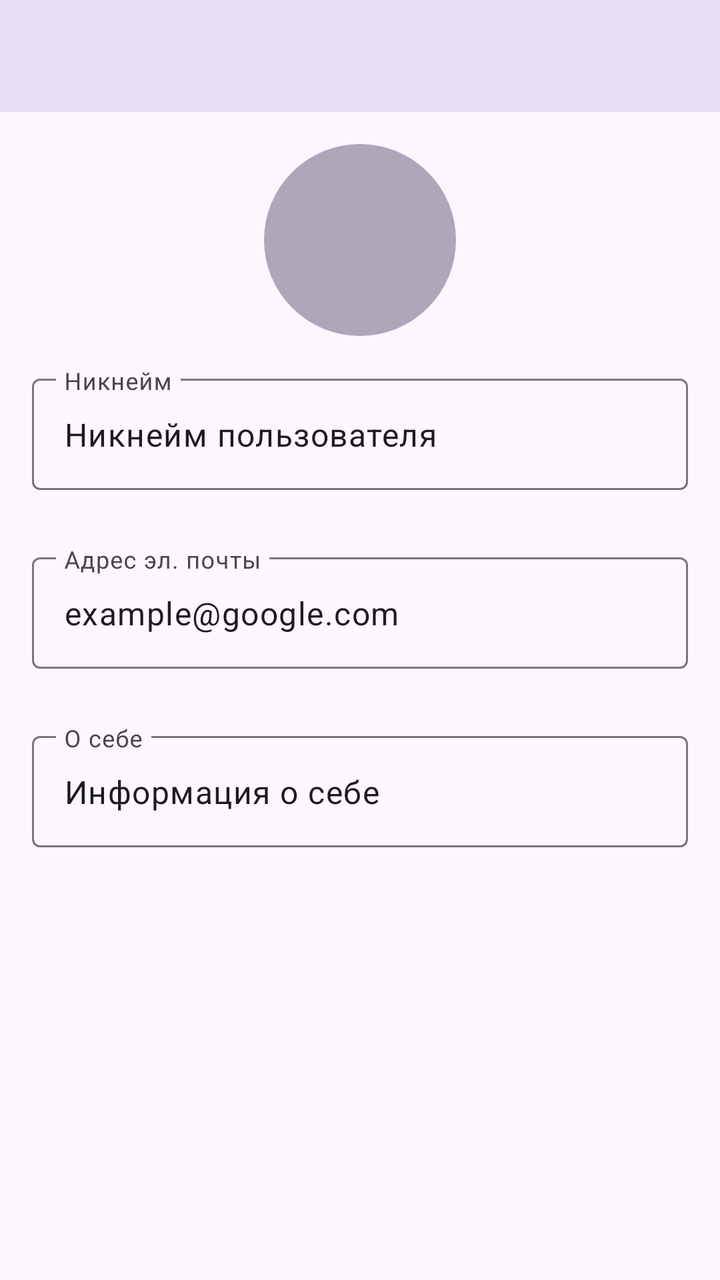
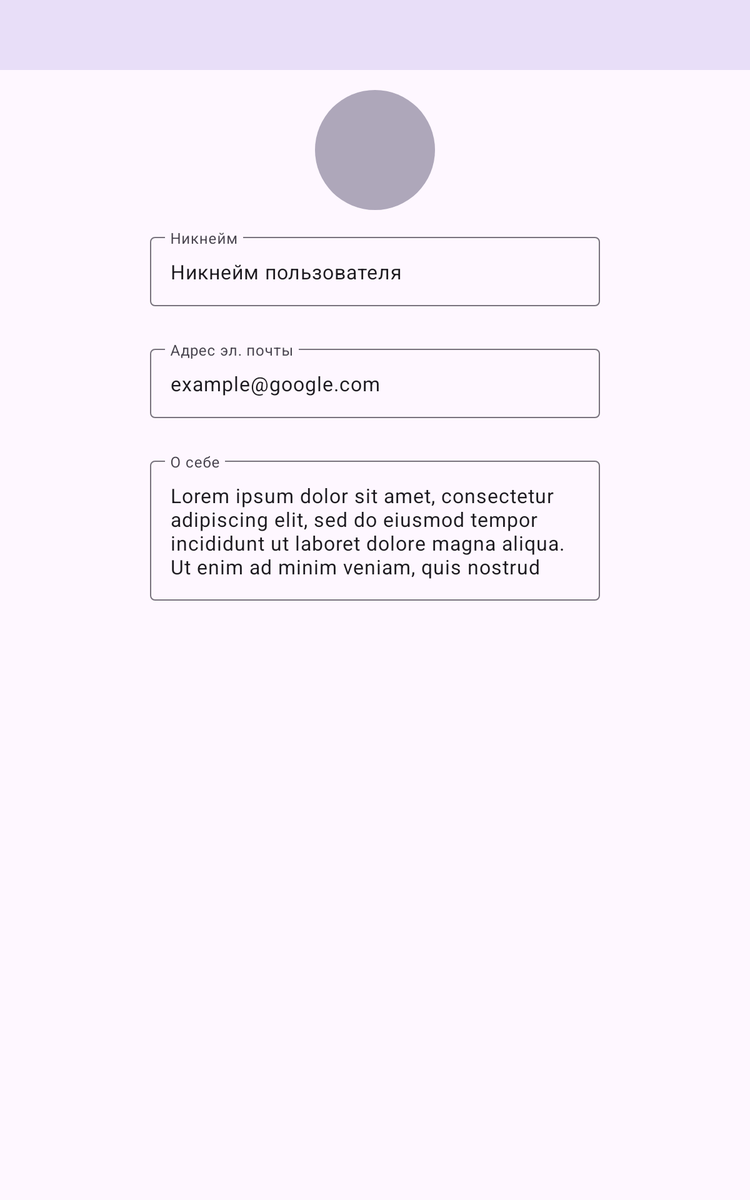

The same Android screen from two of the app's own layout files: first res/layout/ as a phone draws it, then the repository's variant for another configuration, drawn on a device whose configuration selects that folder. Both files follow.
<!-- AndroidManifest.xml: application theme Theme.GoComix -->
<!-- res/layout/fragment_profile_edit.xml -->
<?xml version="1.0" encoding="utf-8"?>
<layout xmlns:android="http://schemas.android.com/apk/res/android"
        xmlns:app="http://schemas.android.com/apk/res-auto"
        xmlns:tools="http://schemas.android.com/tools">

    <data>

    </data>

    <androidx.constraintlayout.widget.ConstraintLayout
            android:layout_width="match_parent"
            android:layout_height="match_parent">

        <androidx.constraintlayout.widget.Guideline
                android:id="@+id/start_guideline"
                android:layout_width="wrap_content"
                android:layout_height="wrap_content"
                android:orientation="vertical"
                app:layout_constraintGuide_begin="@dimen/edge_margin" />

        <androidx.constraintlayout.widget.Guideline
                android:id="@+id/end_guideline"
                android:layout_width="wrap_content"
                android:layout_height="wrap_content"
                android:orientation="vertical"
                app:layout_constraintGuide_end="@dimen/edge_margin" />

        <View
                android:id="@+id/profile_edit_top_bar"
                android:layout_width="match_parent"
                android:layout_height="@dimen/top_bar_height"
                android:background="@color/purple_800"
                app:layout_constraintTop_toTopOf="parent" />

        <ImageButton
                android:id="@+id/profile_edit_close_button"
                android:layout_width="@dimen/image_button_small_size"
                android:layout_height="@dimen/image_button_small_size"
                android:src="@drawable/ic_close"
                android:background="?attr/selectableItemBackgroundBorderless"
                android:contentDescription="@string/cancel_changes"
                app:layout_constraintEnd_toStartOf="@+id/end_guideline"
                app:layout_constraintTop_toTopOf="parent"
                app:layout_constraintBottom_toBottomOf="@+id/profile_edit_top_bar" />

        <ImageButton
                android:id="@+id/profile_edit_save_button"
                android:layout_width="@dimen/image_button_small_size"
                android:layout_height="@dimen/image_button_small_size"
                android:layout_marginEnd="@dimen/components_medium_margin"
                android:src="@drawable/ic_save"
                android:background="?attr/selectableItemBackgroundBorderless"
                app:layout_constraintEnd_toStartOf="@+id/profile_edit_close_button"
                app:layout_constraintTop_toTopOf="parent"
                app:layout_constraintBottom_toBottomOf="@+id/profile_edit_top_bar"
                android:contentDescription="@string/save_changes" />

        <ImageView
                android:id="@+id/profile_edit_image"
                android:layout_width="@dimen/profile_photo_large_size"
                android:layout_height="@dimen/profile_photo_large_size"
                android:layout_marginTop="@dimen/components_medium_margin"
                app:clipToOutline="@{true}"
                app:layout_constraintTop_toBottomOf="@+id/profile_edit_top_bar"
                app:layout_constraintStart_toStartOf="parent"
                app:layout_constraintEnd_toEndOf="parent"
                tools:src="@drawable/placeholder_profile_photo"
                android:contentDescription="@string/profile_image" />

        <ImageView
                android:id="@+id/profile_edit_fogging_image"
                android:layout_width="@dimen/profile_photo_large_size"
                android:layout_height="@dimen/profile_photo_large_size"
                android:src="@color/fogging"
                app:clipToOutline="@{true}"
                app:layout_constraintStart_toStartOf="@+id/profile_edit_image"
                app:layout_constraintTop_toTopOf="@+id/profile_edit_image"
                tools:src="@drawable/placeholder_profile_photo_fogging"
                tools:ignore="ContentDescription" />

        <ImageButton
                android:id="@+id/profile_edit_button"
                android:layout_width="@dimen/image_button_large_size"
                android:layout_height="@dimen/image_button_large_size"
                android:contentDescription="@string/edit_profile_image"
                android:src="@drawable/ic_edit"
                android:background="?attr/selectableItemBackgroundBorderless"
                app:tint="?attr/colorOnPrimary"
                app:layout_constraintEnd_toEndOf="@+id/profile_edit_image"
                app:layout_constraintStart_toStartOf="@+id/profile_edit_image"
                app:layout_constraintTop_toTopOf="@+id/profile_edit_image"
                app:layout_constraintBottom_toBottomOf="@+id/profile_edit_image" />

        <com.google.android.material.textfield.TextInputLayout
                android:id="@+id/profile_edit_nickname_input_layout"
                android:layout_width="0dp"
                android:layout_height="wrap_content"
                android:layout_marginTop="@dimen/components_medium_margin"
                android:hint="@string/nickname"
                app:errorEnabled="true"
                app:layout_constraintTop_toBottomOf="@+id/profile_edit_image"
                app:layout_constraintStart_toStartOf="@+id/start_guideline"
                app:layout_constraintEnd_toStartOf="@+id/end_guideline">

            <com.google.android.material.textfield.TextInputEditText
                    android:id="@+id/profile_edit_nickname_edit_text"
                    android:layout_width="match_parent"
                    android:layout_height="match_parent"
                    android:maxLines="1"
                    tools:text="Никнейм пользователя" />

        </com.google.android.material.textfield.TextInputLayout>

        <com.google.android.material.textfield.TextInputLayout
                android:id="@+id/profile_edit_email_input_layout"
                android:layout_width="0dp"
                android:layout_height="wrap_content"
                android:layout_marginTop="@dimen/components_small_margin"
                android:hint="@string/email"
                app:errorEnabled="true"
                app:layout_constraintTop_toBottomOf="@+id/profile_edit_nickname_input_layout"
                app:layout_constraintStart_toStartOf="@+id/start_guideline"
                app:layout_constraintEnd_toStartOf="@+id/end_guideline">

            <com.google.android.material.textfield.TextInputEditText
                    android:id="@+id/profile_edit_email_edit_text"
                    android:layout_width="match_parent"
                    android:layout_height="match_parent"
                    android:maxLines="1"
                    android:inputType="textEmailAddress"
                    tools:text="example@google.com" />

        </com.google.android.material.textfield.TextInputLayout>

        <com.google.android.material.textfield.TextInputLayout
                android:id="@+id/profile_edit_about_input_layout"
                android:layout_width="0dp"
                android:layout_height="wrap_content"
                android:layout_marginTop="@dimen/components_small_margin"
                android:hint="@string/about_me"
                app:errorEnabled="true"
                app:layout_constraintTop_toBottomOf="@+id/profile_edit_email_input_layout"
                app:layout_constraintStart_toStartOf="@+id/start_guideline"
                app:layout_constraintEnd_toStartOf="@+id/end_guideline">

            <com.google.android.material.textfield.TextInputEditText
                    android:id="@+id/profile_edit_about_edit_text"
                    android:layout_width="match_parent"
                    android:layout_height="match_parent"
                    android:maxLines="4"
                    tools:text="Информация о себе" />

        </com.google.android.material.textfield.TextInputLayout>
    </androidx.constraintlayout.widget.ConstraintLayout>
</layout>
<!-- resources referenced by this layout -->
<resources>
  <color name="fogging">#40000000</color>
  <color name="purple_800">#E8DEF8</color>
  <dimen name="components_medium_margin">16dp</dimen>
  <dimen name="components_small_margin">8dp</dimen>
  <dimen name="edge_margin">16dp</dimen>
  <dimen name="image_button_large_size">48dp</dimen>
  <dimen name="image_button_small_size">24dp</dimen>
  <dimen name="profile_photo_large_size">96dp</dimen>
  <dimen name="top_bar_height">56dp</dimen>
  <!-- drawable placeholder_profile_photo (drawable) -->
  <?xml version="1.0" encoding="utf-8"?>
  <shape xmlns:android="http://schemas.android.com/apk/res/android">
      <corners android:radius="72dp"/>
      <solid android:color="@color/purple_800" />
  </shape>
  <!-- drawable placeholder_profile_photo_fogging (drawable) -->
  <?xml version="1.0" encoding="utf-8"?>
  <shape xmlns:android="http://schemas.android.com/apk/res/android">
      <corners android:radius="48dp"/>
      <solid android:color="@color/fogging" />
  </shape>
  <string name="about_me">О себе</string>
  <string name="cancel_changes">Отменить изменения</string>
  <string name="edit_profile_image">Изменить изображение профиля</string>
  <string name="email">Адрес эл. почты</string>
  <string name="nickname">Никнейм</string>
  <string name="profile_image">Фото профиля</string>
  <string name="save_changes">Сохранить изменения</string>
  <style name="Theme.GoComix" parent="Theme.Material3.DayNight.NoActionBar">
          <item name="colorPrimary">@color/purple_400</item>
          <item name="colorPrimaryVariant">@color/purple_700</item>
          <item name="colorOnPrimary">@color/white</item>
          <item name="colorSecondary">@color/purple_400</item>
          <item name="colorSecondaryVariant">#000</item>
          <item name="colorSecondaryContainer">@color/purple_800</item>
          <item name="colorOnSecondary">@color/purple_900</item>
          <item name="backgroundColor">@color/white</item>
  
          <item name="android:navigationBarColor">@color/purple_900</item>
          <item name="android:statusBarColor" tools:targetApi="l">@color/purple_800</item>
          <item name="android:windowLightStatusBar">true</item>
      </style>
  <color name="purple_400">#6750A4</color>
  <color name="purple_700">#C4A1FC</color>
  <color name="white">#FFFFFFFF</color>
  <color name="purple_900">#EDE6F3</color>
</resources>
<!-- res/layout-sw600dp/fragment_profile_edit.xml (the repository's variant of the layout above) -->
<!-- drawn on a 7-inch tablet held upright -->
<?xml version="1.0" encoding="utf-8"?>
<layout xmlns:android="http://schemas.android.com/apk/res/android"
        xmlns:app="http://schemas.android.com/apk/res-auto"
        xmlns:tools="http://schemas.android.com/tools">

    <data>

    </data>

    <androidx.constraintlayout.widget.ConstraintLayout
            android:layout_width="match_parent"
            android:layout_height="match_parent">

        <androidx.constraintlayout.widget.Guideline
                android:id="@+id/end_guideline"
                android:layout_width="wrap_content"
                android:layout_height="wrap_content"
                android:orientation="vertical"
                app:layout_constraintGuide_end="@dimen/edge_margin" />

        <androidx.constraintlayout.widget.Guideline
                android:id="@+id/input_start_guideline"
                android:layout_width="wrap_content"
                android:layout_height="wrap_content"
                android:orientation="vertical"
                app:layout_constraintGuide_percent= "@dimen/input_margin_tablets_begin" />

        <androidx.constraintlayout.widget.Guideline
                android:id="@+id/input_end_guideline"
                android:layout_width="wrap_content"
                android:layout_height="wrap_content"
                android:orientation="vertical"
                app:layout_constraintGuide_percent= "@dimen/input_margin_tablets_end" />

        <View
                android:id="@+id/profile_edit_top_bar"
                android:layout_width="match_parent"
                android:layout_height="@dimen/top_bar_height"
                android:background="@color/purple_800"
                app:layout_constraintTop_toTopOf="parent" />

        <ImageButton
                android:id="@+id/profile_edit_close_button"
                android:layout_width="@dimen/image_button_small_size_tablets"
                android:layout_height="@dimen/image_button_small_size_tablets"
                android:src="@drawable/ic_close"
                android:background="?attr/selectableItemBackgroundBorderless"
                android:contentDescription="@string/cancel_changes"
                app:layout_constraintEnd_toStartOf="@+id/end_guideline"
                app:layout_constraintTop_toTopOf="parent"
                app:layout_constraintBottom_toBottomOf="@+id/profile_edit_top_bar" />

        <ImageButton
                android:id="@+id/profile_edit_save_button"
                android:layout_width="@dimen/image_button_small_size_tablets"
                android:layout_height="@dimen/image_button_small_size_tablets"
                android:layout_marginEnd="@dimen/components_medium_margin"
                android:src="@drawable/ic_save"
                android:background="?attr/selectableItemBackgroundBorderless"
                app:layout_constraintEnd_toStartOf="@+id/profile_edit_close_button"
                app:layout_constraintTop_toTopOf="parent"
                app:layout_constraintBottom_toBottomOf="@+id/profile_edit_top_bar"
                android:contentDescription="@string/save_changes" />

        <ImageView
                android:id="@+id/profile_edit_image"
                android:layout_width="@dimen/profile_photo_large_size"
                android:layout_height="@dimen/profile_photo_large_size"
                android:layout_marginTop="@dimen/components_medium_margin"
                app:clipToOutline="@{true}"
                app:layout_constraintTop_toBottomOf="@+id/profile_edit_top_bar"
                app:layout_constraintStart_toStartOf="parent"
                app:layout_constraintEnd_toEndOf="parent"
                tools:src="@drawable/placeholder_profile_photo"
                android:contentDescription="@string/profile_image" />

        <ImageView
                android:id="@+id/profile_edit_fogging_image"
                android:layout_width="@dimen/profile_photo_large_size"
                android:layout_height="@dimen/profile_photo_large_size"
                android:src="@color/fogging"
                app:clipToOutline="@{true}"
                app:layout_constraintStart_toStartOf="@+id/profile_edit_image"
                app:layout_constraintTop_toTopOf="@+id/profile_edit_image"
                tools:src="@drawable/placeholder_profile_photo_fogging"
                tools:ignore="ContentDescription" />

        <ImageButton
                android:id="@+id/profile_edit_button"
                android:layout_width="@dimen/image_button_large_size"
                android:layout_height="@dimen/image_button_large_size"
                android:contentDescription="@string/edit_profile_image"
                android:src="@drawable/ic_edit"
                android:background="?attr/selectableItemBackgroundBorderless"
                app:tint="?attr/colorOnPrimary"
                app:layout_constraintEnd_toEndOf="@+id/profile_edit_image"
                app:layout_constraintStart_toStartOf="@+id/profile_edit_image"
                app:layout_constraintTop_toTopOf="@+id/profile_edit_image"
                app:layout_constraintBottom_toBottomOf="@+id/profile_edit_image" />

        <com.google.android.material.textfield.TextInputLayout
                android:id="@+id/profile_edit_nickname_input_layout"
                android:layout_width="0dp"
                android:layout_height="wrap_content"
                android:layout_marginTop="@dimen/components_medium_margin"
                android:hint="@string/nickname"
                app:errorEnabled="true"
                app:layout_constraintTop_toBottomOf="@+id/profile_edit_image"
                app:layout_constraintStart_toStartOf="@+id/input_start_guideline"
                app:layout_constraintEnd_toStartOf="@+id/input_end_guideline">

            <com.google.android.material.textfield.TextInputEditText
                    android:id="@+id/profile_edit_nickname_edit_text"
                    android:layout_width="match_parent"
                    android:layout_height="match_parent"
                    android:maxLines="1"
                    tools:text="Никнейм пользователя" />

        </com.google.android.material.textfield.TextInputLayout>

        <com.google.android.material.textfield.TextInputLayout
                android:id="@+id/profile_edit_email_input_layout"
                android:layout_width="0dp"
                android:layout_height="wrap_content"
                android:layout_marginTop="@dimen/components_small_margin"
                android:hint="@string/email"
                app:errorEnabled="true"
                app:layout_constraintTop_toBottomOf="@+id/profile_edit_nickname_input_layout"
                app:layout_constraintStart_toStartOf="@+id/input_start_guideline"
                app:layout_constraintEnd_toStartOf="@+id/input_end_guideline">

            <com.google.android.material.textfield.TextInputEditText
                    android:id="@+id/profile_edit_email_edit_text"
                    android:layout_width="match_parent"
                    android:layout_height="match_parent"
                    android:maxLines="1"
                    android:inputType="textEmailAddress"
                    tools:text="example@google.com" />

        </com.google.android.material.textfield.TextInputLayout>

        <com.google.android.material.textfield.TextInputLayout
                android:id="@+id/profile_edit_about_input_layout"
                android:layout_width="0dp"
                android:layout_height="wrap_content"
                android:layout_marginTop="@dimen/components_small_margin"
                android:hint="@string/about_me"
                app:errorEnabled="true"
                app:layout_constraintTop_toBottomOf="@+id/profile_edit_email_input_layout"
                app:layout_constraintStart_toStartOf="@+id/input_start_guideline"
                app:layout_constraintEnd_toStartOf="@+id/input_end_guideline">

            <com.google.android.material.textfield.TextInputEditText
                    android:id="@+id/profile_edit_about_edit_text"
                    android:layout_width="match_parent"
                    android:layout_height="match_parent"
                    android:maxLines="4"
                    tools:text="@string/long_string" />

        </com.google.android.material.textfield.TextInputLayout>
    </androidx.constraintlayout.widget.ConstraintLayout>
</layout>
<!-- resources referenced by the variant -->
<!-- as a 7-inch tablet held upright resolves them -->
<resources>
  <color name="fogging">#40000000</color>
  <color name="purple_800">#E8DEF8</color>
  <dimen name="components_medium_margin">16dp</dimen>
  <dimen name="components_small_margin">8dp</dimen>
  <dimen name="edge_margin">16dp</dimen>
  <dimen name="image_button_large_size">48dp</dimen>
  <dimen name="image_button_small_size_tablets">36dp</dimen>
  <dimen name="input_margin_tablets_begin">0.2</dimen>
  <dimen name="input_margin_tablets_end">0.8</dimen>
  <dimen name="profile_photo_large_size">96dp</dimen>
  <dimen name="top_bar_height">56dp</dimen>
  <!-- drawable placeholder_profile_photo (drawable) -->
  <?xml version="1.0" encoding="utf-8"?>
  <shape xmlns:android="http://schemas.android.com/apk/res/android">
      <corners android:radius="72dp"/>
      <solid android:color="@color/purple_800" />
  </shape>
  <!-- drawable placeholder_profile_photo_fogging (drawable) -->
  <?xml version="1.0" encoding="utf-8"?>
  <shape xmlns:android="http://schemas.android.com/apk/res/android">
      <corners android:radius="48dp"/>
      <solid android:color="@color/fogging" />
  </shape>
  <string name="about_me">О себе</string>
  <string name="cancel_changes">Отменить изменения</string>
  <string name="edit_profile_image">Изменить изображение профиля</string>
  <string name="email">Адрес эл. почты</string>
  <string name="long_string">Lorem ipsum dolor sit amet, consectetur adipiscing elit, sed do eiusmod tempor incididunt ut laboret dolore magna aliqua. Ut enim ad minim veniam, quis nostrud exercitation ullamco laboris nisi ut aliquip ex ea commodo consequat.Duis aute irure dolor in reprehenderit in voluptate velit esse cillum dolore eu fugiat nulla pariatur. Excepteur sint occaecat cupidatat non proident, sunt in culpa qui officia deserunt mollit anim id est laborum</string>
  <string name="nickname">Никнейм</string>
  <string name="profile_image">Фото профиля</string>
  <string name="save_changes">Сохранить изменения</string>
  <style name="Theme.GoComix" parent="Theme.Material3.DayNight.NoActionBar">
          <item name="colorPrimary">@color/purple_400</item>
          <item name="colorPrimaryVariant">@color/purple_700</item>
          <item name="colorOnPrimary">@color/white</item>
          <item name="colorSecondary">@color/purple_400</item>
          <item name="colorSecondaryVariant">#000</item>
          <item name="colorSecondaryContainer">@color/purple_800</item>
          <item name="colorOnSecondary">@color/purple_900</item>
          <item name="backgroundColor">@color/white</item>
  
          <item name="android:navigationBarColor">@color/purple_900</item>
          <item name="android:statusBarColor" tools:targetApi="l">@color/purple_800</item>
          <item name="android:windowLightStatusBar">true</item>
      </style>
  <color name="purple_400">#6750A4</color>
  <color name="purple_700">#C4A1FC</color>
  <color name="white">#FFFFFFFF</color>
  <color name="purple_900">#EDE6F3</color>
</resources>
